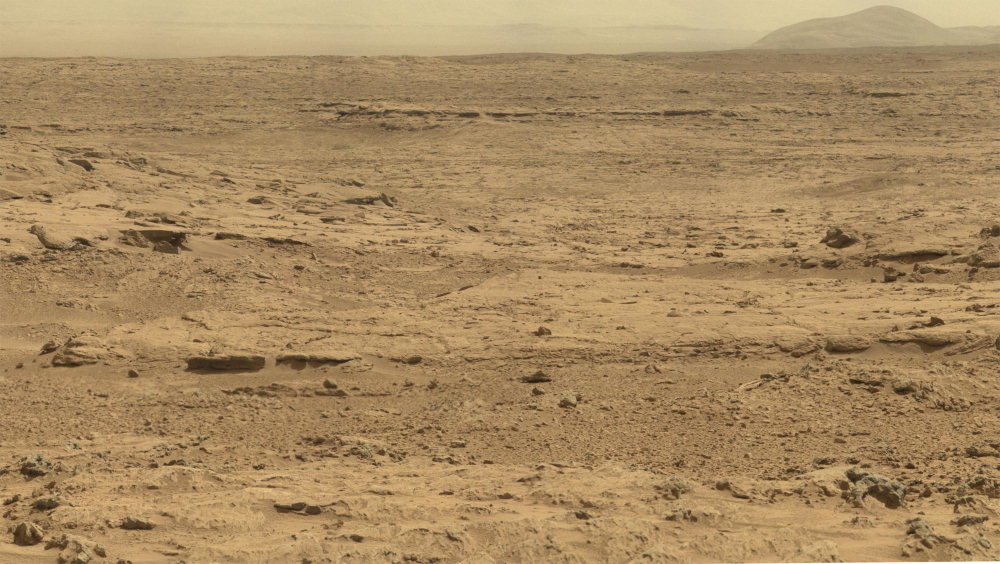
#> input picture projet/droite.jpg, 1000 x 564 px
$ python dog.py   (older library calls are emulated)
#> lines starting #> are read from the running program, lines starting #| are printed output that depends on the picture
### projet/imgproc.py
#!/usr/bin/env python3

import matplotlib.pyplot as plt
from PIL import Image
import numpy as np

# This file contain utilities to open images, show them with imshow and resize an array

def openImage(filename):
#> called with filename = 'droite.jpg'
    img = Image.open(filename).convert('L')
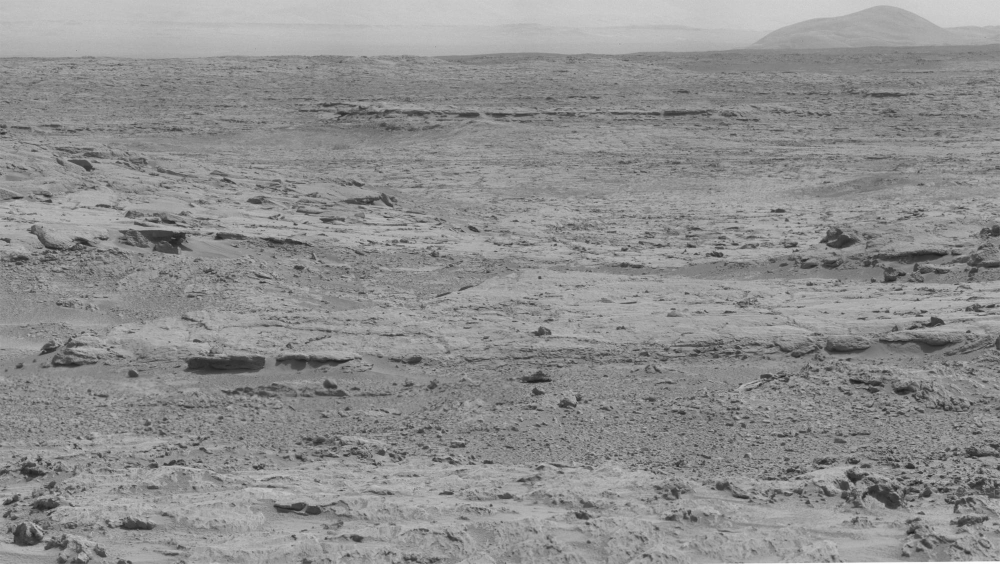
#> img: PIL image 1000x564 L; min 29, max 255, mean 142.2
    return img / np.max(img)

def show(img):
    if type(img) is Image.Image:
        img = np.array(img)
    plt.imshow(img, cmap='gray')

def resize(myImg):
    if type(myImg) is np.ndarray:
        myImg = Image.fromarray(myImg)
    return np.array(myImg.resize((int(myImg.width/2), int(myImg.height/2)), Image.ANTIALIAS))

# [17 lines that do not run on import are left out]

### projet/gaussian.py
#!/usr/bin/env python3

from imgproc import openImage, show, resize

from scipy import signal
from scipy.ndimage import gaussian_filter
import numpy as np
import matplotlib.pyplot as plt
from PIL import Image

def applys0(img, s0):
    # apply the first gaussian filter
    return gaussian_filter(img, sigma=s0)

def applyGaussian(img, scale):
    # apply following gaussian filter
    return gaussian_filter(img, sigma=2**(1/scale))

def get_octave(img, scale):
    # apply the gaussian filter for a full octave
    octave = [img]
    for s in range(1, scale+3):
        octave.append(applyGaussian(octave[-1], scale))
    return octave

# [21 lines that do not run on import are left out]

### projet/dog.py
#!/usr/bin/env python3

from imgproc import openImage, show, resize

from scipy import signal
from scipy.ndimage import gaussian_filter
import numpy as np
import matplotlib.pyplot as plt
from PIL import Image
from gaussian import applys0, get_octave

def get_dog_octave(img, scale):
    octave = []
    imgs = get_octave(img, scale)
    # create the difference of gaussian for a full octave
    for i in range(1, len(imgs)):
        octave.append(normalizeDoG(imgs[i], imgs[i-1]))

    return (octave, imgs)

def differenceDeGaussiennes(image_initiale, s, nb_octave):
#> called with s = 3, nb_octave = 2
    diffs = []
    imgs = []

    img = image_initiale
    # get the full DoG pyramid
    for _ in range(0,nb_octave):
        (octave, i) = get_dog_octave(img, s)
        diffs.append(octave)
        imgs.append(i)
        # downscale the image
        img = resize(i[s])
#> this loop made 2 passes
#> pass 1, in normalizeDoG, `dog = img-cpy`:
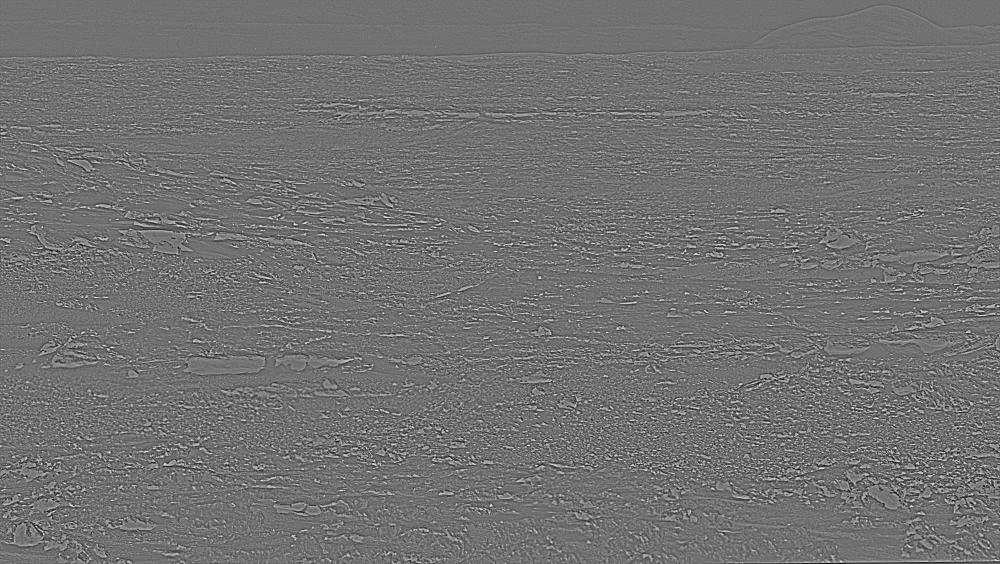
#> dog: shape (564, 1000) float64; min -0.208, max 0.258, mean -2.28e-17; drawn with min black and max white
#> pass 1, in normalizeDoG (call 2), `dog = img-cpy`:
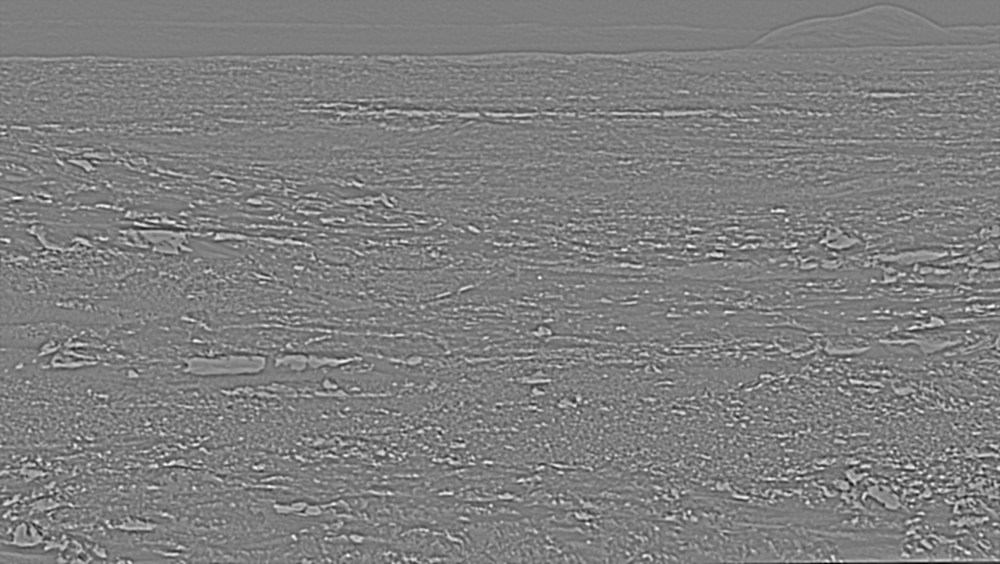
#> dog: shape (564, 1000) float64; min -0.0673, max 0.0677, mean -2.18e-17; drawn with min black and max white
#> pass 1, in normalizeDoG (call 4), `dog = img-cpy`:
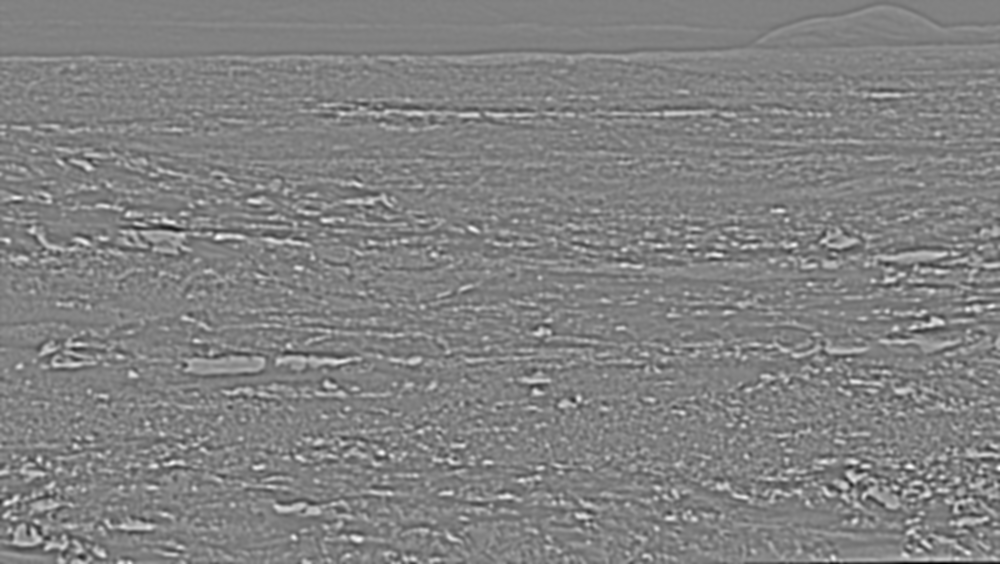
#> dog: shape (564, 1000) float64; min -0.0321, max 0.0308, mean -2.18e-17; drawn with min black and max white
#> after the loop:
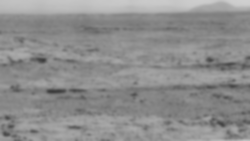
#> img: shape (141, 250) float32; min 0.234, max 0.814, mean 0.558
#> after the loop, diffs = 2 items; imgs = 2 items

    return (diffs, imgs)

def normalizeDoG(img,cpy):
    # normalize the value of the dog to find extrema (otherwise, the minimums and maximums are all in the scales above or below)
    dog = img-cpy
    return (dog-np.min(dog))/(np.max(dog)-np.min(dog))

if __name__ == '__main__':
    img = openImage('droite.jpg')

    scale = 3
    octave = 2

    (results, _) = differenceDeGaussiennes(img, scale, octave)
#> results = 2 items

    plt.plot([octave,scale])

    for j in range(0,octave):
        for i in range(0,scale):
            img = results[j][i]
            plt.subplot(octave, scale, 1 + j*scale +i)
            plt.title(1.6*2**(i/scale+j))
            show(img)
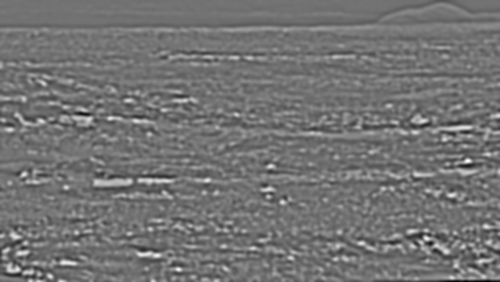
#> img: shape (282, 500) float32; min 0, max 1, mean 0.454

    plt.show()
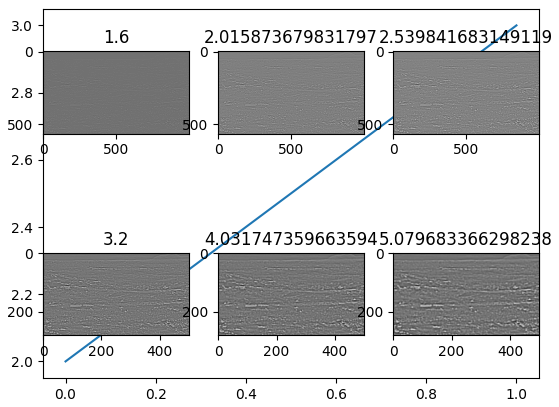
#> figure drawn by matplotlib, 7 panels

$ run again, with projet/gauche.jpg copied over projet/droite.jpg
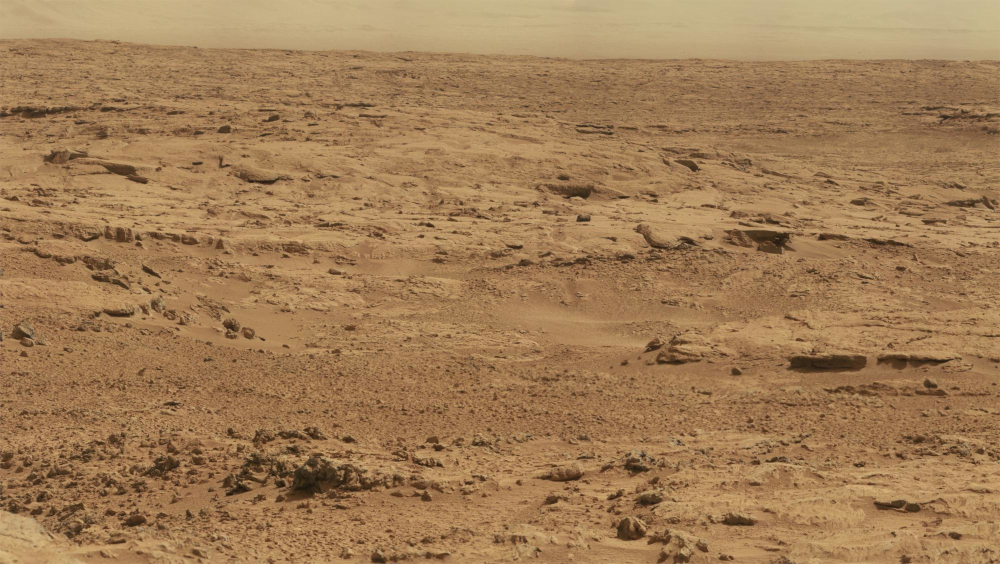
#> input picture projet/gauche.jpg, 1000 x 564 px
#> after the loop in differenceDeGaussiennes, `for _ in range(0,nb_octave):`:
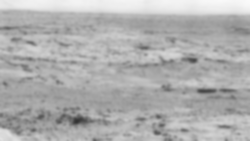
#> img: shape (141, 250) float32; min 0.197, max 0.982, mean 0.687
#> after the loop in differenceDeGaussiennes, `for _ in range(0,nb_octave):`: diffs = 2 items
#> after the loop `for j in range(0,octave):`:
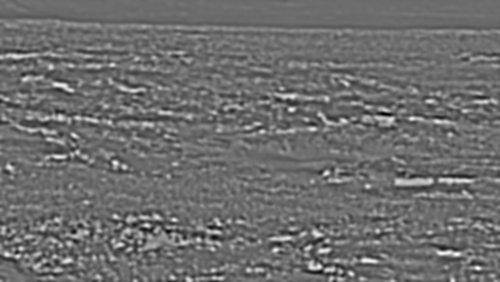
#> img: shape (282, 500) float32; min 0, max 1, mean 0.432
